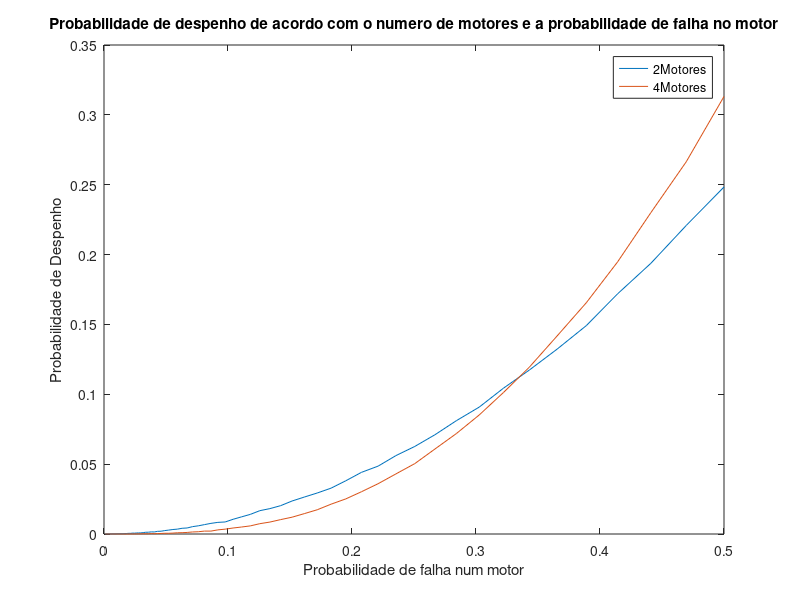

Write the MATLAB code that produced this figure.
%Suponha que o(s) motor(es) de um aviao pode(m) falhar com probabilidade ˜ p e que as falhas sao in- ˜
%dependentes entre motores. Suponha ainda que o aviao se despenha se mais de metade dos motores ˜
%falharem. Nestas condic¸oes, prefere voar num avi ˜ ao com ˜ 2 ou 4 motores? Utilize a distribuic¸ao que ˜
%considerar mais adequada
%%

N = 1e5; % numero de experiencias
ProbMotor = logspace(-3,log10(1/2),100);



for i = 1:100
    % 1 = motor falhou
   
     DoisMotores = rand(2, N) < ProbMotor(i);
     
     
     QuatroMotores = rand(4, N) < ProbMotor(i);
     
     ProbDespenho2(i) = (sum(sum(DoisMotores) == 2))/N;
     
     ProbDespenho4(i) = ((sum(sum(QuatroMotores) == 3))+(sum(sum(QuatroMotores) == 4)))/N;
    
end


 figure
 
 plot(ProbMotor, ProbDespenho2, ProbMotor, ProbDespenho4);
%  hold on
%  plot(ProbMotor, ProbDespenho4);
%  hold off
 legend({'2Motores','4Motores'});
 title("Probabilidade de despenho de acordo com o numero de motores e a probabilidade de falha no motor");
 xlabel("Probabilidade de falha num motor");
 ylabel("Probabilidade de Despenho");


